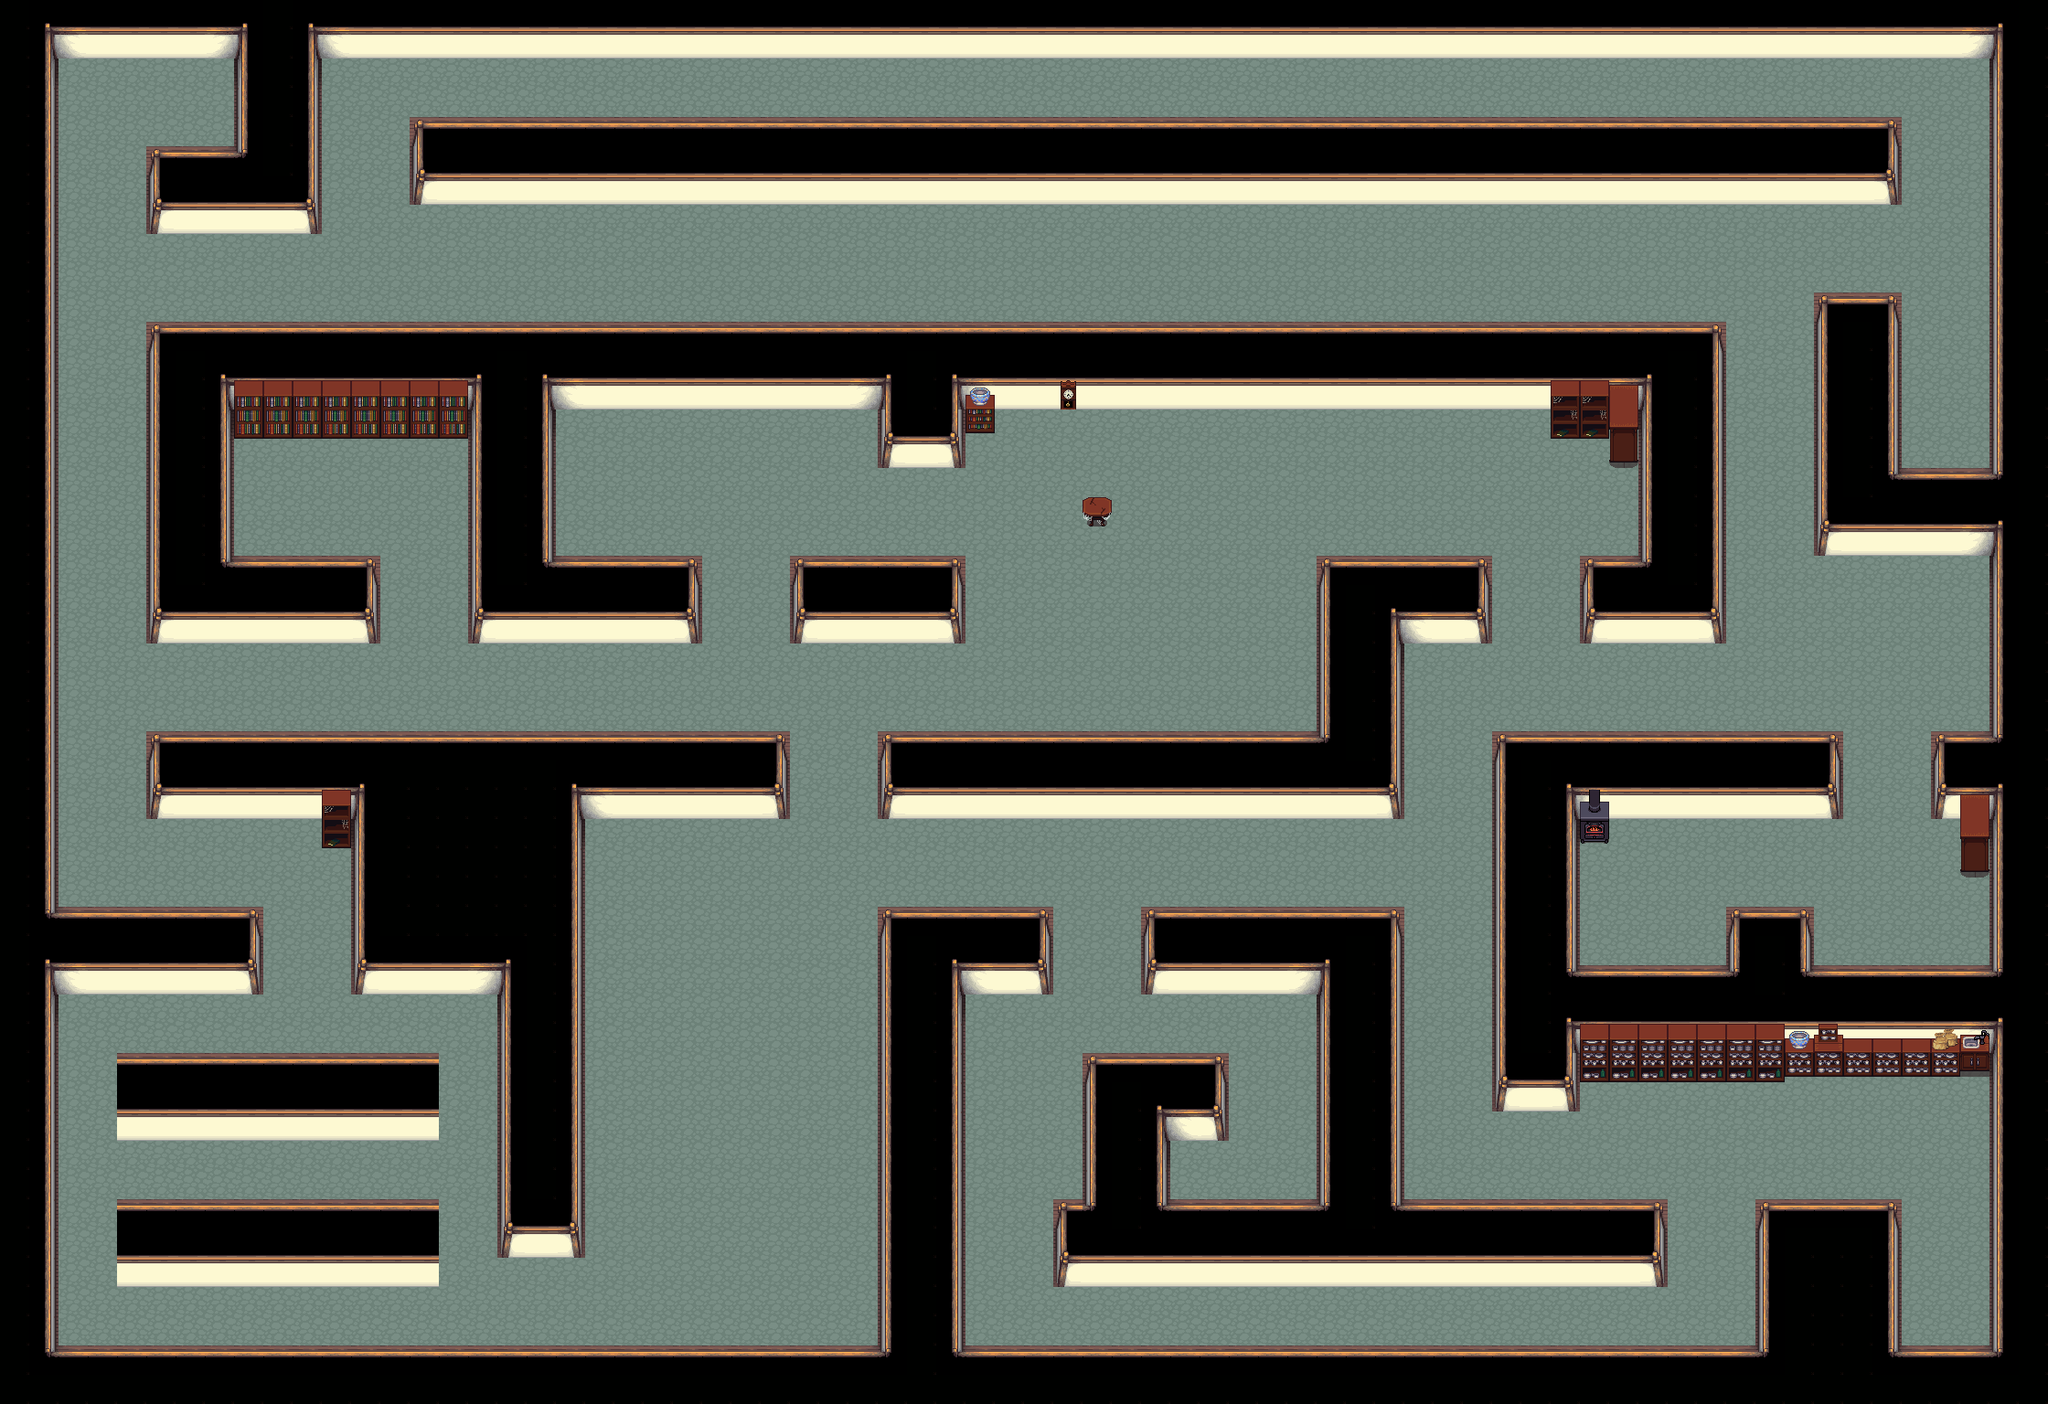

Tiled map render using the project's own tile images. Description and the map definition, with tile-layer contents summarised, below:
An orthogonal 70x48 tile map with 32x32 px tiles, 2 tile layers (Floor, Decorations), 2 tilesets and 141 objects (62x node, 41x wall, 3x portal, Shute Exit).

<map version="1.0" tiledversion="1.0.3" orientation="orthogonal" renderorder="right-down" width="70" height="48" tilewidth="32" tileheight="32" nextobjectid="256">
 <tileset firstgid="1" source="base-layout.tsx" />
 <tileset firstgid="118" source="decorations.tsx" />
 <layer name="Floor" width="70" height="48">
  <data>[3360 cells, 3360 non-empty, 27 distinct tile ids]</data>
 </layer>
 <layer name="Decorations" width="70" height="48">
  <data>[3360 cells, 62 non-empty, 21 distinct tile ids]</data>
 </layer>
 <objectgroup color="#000000" name="Wall">
  <object id="36" type="wall" x="0" y="0" width="2240" height="64" />
  <object id="37" type="wall" x="0" y="1472" width="2240" height="64" />
  <object id="38" type="wall" x="0" y="64" width="64" height="1408" />
  <object id="39" type="wall" x="2176" y="64" width="64" height="1408" />
  <object id="40" type="wall" x="160" y="160" width="192" height="96" />
  <object id="43" type="wall" x="448" y="128" width="1632" height="96" />
  <object id="45" type="wall" x="160" y="352" width="1728" height="96" />
  <object id="46" type="wall" x="1984" y="320" width="96" height="288" />
  <object id="47" type="wall" x="2080" y="512" width="96" height="96" />
  <object id="48" type="wall" x="1792" y="448" width="96" height="160" />
  <object id="49" type="wall" x="1728" y="608" width="160" height="96" />
  <object id="50" type="wall" x="1440" y="608" width="192" height="96" />
  <object id="51" type="wall" x="1440" y="704" width="96" height="192" />
  <object id="52" type="wall" x="2112" y="800" width="64" height="96" />
  <object id="53" type="wall" x="1632" y="800" width="384" height="96" />
  <object id="56" type="wall" x="1984" y="1056" width="192" height="96" />
  <object id="57" type="wall" x="1632" y="896" width="96" height="320" />
  <object id="58" type="wall" x="1728" y="1056" width="160" height="96" />
  <object id="60" type="wall" x="1152" y="1312" width="672" height="96" />
  <object id="61" type="wall" x="1888" y="992" width="96" height="160" />
  <object id="63" type="wall" x="1440" y="1088" width="96" height="224" />
  <object id="64" type="wall" x="1248" y="992" width="288" height="96" />
  <object id="66" type="wall" x="160" y="448" width="96" height="160" />
  <object id="67" type="wall" x="512" y="608" width="256" height="96" />
  <object id="68" type="wall" x="160" y="800" width="704" height="96" />
  <object id="69" type="wall" x="384" y="896" width="160" height="192" />
  <object id="70" type="wall" x="544" y="896" width="96" height="480" />
  <object id="71" type="wall" x="864" y="608" width="192" height="96" />
  <object id="75" type="wall" x="960" y="992" width="192" height="96" />
  <object id="76" type="wall" x="960" y="1088" width="96" height="384" />
  <object id="78" type="wall" x="1280" y="1152" width="64" height="96" />
  <object id="79" type="wall" x="1184" y="1152" width="96" height="160" />
  <object id="82" type="wall" x="64" y="992" width="224" height="96" />
  <object id="84" type="wall" x="512" y="448" width="96" height="160" />
  <object id="114" type="wall" x="160" y="608" width="256" height="96" />
  <object id="117" type="wall" x="128" y="1152" width="352" height="96" />
  <object id="118" type="wall" x="128" y="1312" width="352" height="96" />
  <object id="209" type="wall" x="1920" y="1312" width="160" height="160" />
  <object id="211" type="wall" x="960" y="800" width="480" height="96" />
  <object id="212" type="wall" x="960" y="448" width="96" height="64" />
  <object id="213" type="wall" x="256" y="64" width="96" height="96" />
 </objectgroup>
 <objectgroup color="#00ff00" name="Door H">
  <object id="92" x="352" y="160" width="96" height="32" />
  <object id="93" x="2080" y="160" width="96" height="32" />
  <object id="94" x="1632" y="640" width="96" height="32" />
  <object id="95" x="2016" y="832" width="96" height="32" />
  <object id="96" x="1152" y="1024" width="96" height="32" />
  <object id="97" x="1344" y="1184" width="96" height="32" />
  <object id="99" x="288" y="1024" width="96" height="32" />
  <object id="100" x="64" y="832" width="96" height="32" />
  <object id="101" x="768" y="640" width="96" height="32" />
  <object id="102" x="1056" y="1344" width="96" height="32" />
  <object id="103" x="1824" y="1344" width="96" height="32" />
  <object id="112" x="64" y="192" width="96" height="32" />
  <object id="113" x="416" y="640" width="96" height="32" />
 </objectgroup>
 <objectgroup color="#0000ff" name="Door V">
  <object id="86" x="992" y="512" width="32" height="96" />
  <object id="87" x="992" y="704" width="32" height="96" />
  <object id="88" x="1920" y="896" width="32" height="96" />
  <object id="90" x="1664" y="1216" width="32" height="96" />
  <object id="91" x="576" y="1376" width="32" height="96" />
  <object id="109" x="2016" y="224" width="32" height="96" />
  <object id="111" x="192" y="256" width="32" height="96" />
 </objectgroup>
 <objectgroup color="#ff0000" name="Portals">
  <object id="105" name="Stairs Up" type="portal" x="224" y="64" width="32" height="96">
   <properties>
    <property name="dx" type="int" value="160" />
    <property name="dy" type="int" value="128" />
    <property name="room" type="int" value="1" />
   </properties>
  </object>
  <object id="107" name="Stairs Up" type="portal" x="2080" y="480" width="96" height="32">
   <properties>
    <property name="dx" type="int" value="1952" />
    <property name="dy" type="int" value="576" />
    <property name="room" type="int" value="1" />
   </properties>
  </object>
  <object id="110" name="Shute Exit" x="608" y="448" width="96" height="96">
   <properties>
    <property name="dx" type="int" value="0" />
    <property name="dy" type="int" value="0" />
    <property name="room" type="int" value="0" />
   </properties>
  </object>
  <object id="119" name="Dumbwaiter" type="portal" x="2080" y="1376" width="96" height="96">
   <properties>
    <property name="dx" type="int" value="1984" />
    <property name="dy" type="int" value="1408" />
    <property name="room" type="int" value="2" />
   </properties>
  </object>
 </objectgroup>
 <objectgroup color="#820082" name="Item">
  <object id="122" x="1344" y="736" width="32" height="32" />
  <object id="123" x="896" y="480" width="32" height="32" />
  <object id="124" x="288" y="480" width="32" height="32" />
  <object id="125" x="96" y="928" width="32" height="32" />
  <object id="126" x="96" y="1408" width="32" height="32" />
  <object id="127" x="1376" y="1248" width="32" height="32" />
  <object id="128" x="1088" y="1120" width="32" height="32" />
  <object id="129" x="1760" y="960" width="32" height="32" />
  <object id="131" x="1728" y="480" width="32" height="32" />
  <object id="132" x="2112" y="992" width="32" height="32" />
  <object id="133" x="1888" y="256" width="32" height="32" />
  <object id="134" x="384" y="256" width="32" height="32" />
  <object id="214" x="2112" y="1184" width="32" height="32" />
  <object id="215" x="480" y="1120" width="32" height="32" />
 </objectgroup>
 <objectgroup color="#550000" name="Paths">
  <object id="135" type="node" x="160" y="96" width="32" height="32">
   <properties>
    <property name="connections" value="198" />
    <property name="multifloor" type="bool" value="true" />
    <property name="multifloorID" type="int" value="170" />
    <property name="multifloorIndex" type="int" value="1" />
   </properties>
  </object>
  </objectgroup>
</map>
<!-- 61 of 141 objects omitted -->
